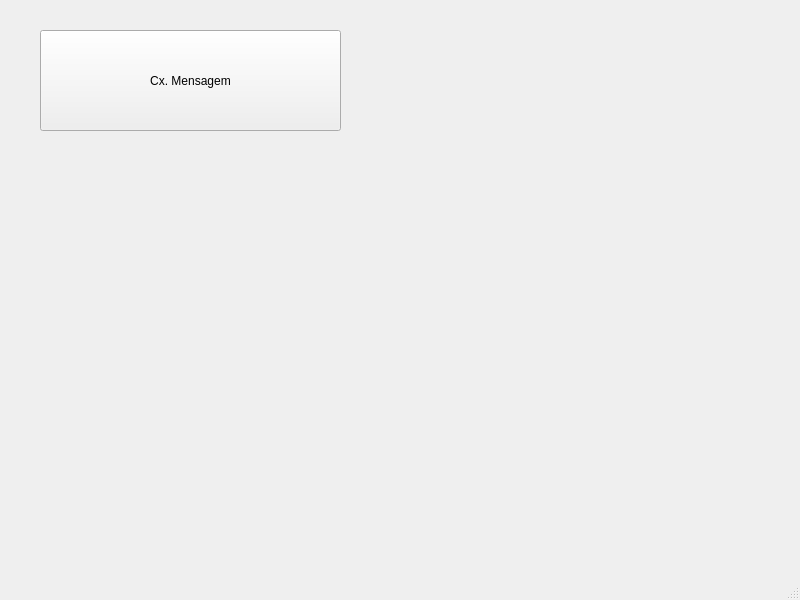
<?xml version="1.0" encoding="UTF-8"?>
<ui version="4.0">
 <class>MainWindow</class>
 <widget class="QMainWindow" name="MainWindow">
  <property name="geometry">
   <rect>
    <x>0</x>
    <y>0</y>
    <width>800</width>
    <height>600</height>
   </rect>
  </property>
  <property name="windowTitle">
   <string>MainWindow</string>
  </property>
  <widget class="QWidget" name="centralwidget">
   <widget class="QPushButton" name="pushButton">
    <property name="geometry">
     <rect>
      <x>40</x>
      <y>30</y>
      <width>301</width>
      <height>101</height>
     </rect>
    </property>
    <property name="text">
     <string>Cx. Mensagem</string>
    </property>
   </widget>
  </widget>
  <widget class="QMenuBar" name="menubar">
   <property name="geometry">
    <rect>
     <x>0</x>
     <y>0</y>
     <width>800</width>
     <height>22</height>
    </rect>
   </property>
  </widget>
  <widget class="QStatusBar" name="statusbar"/>
 </widget>
 <resources/>
 <connections/>
</ui>
